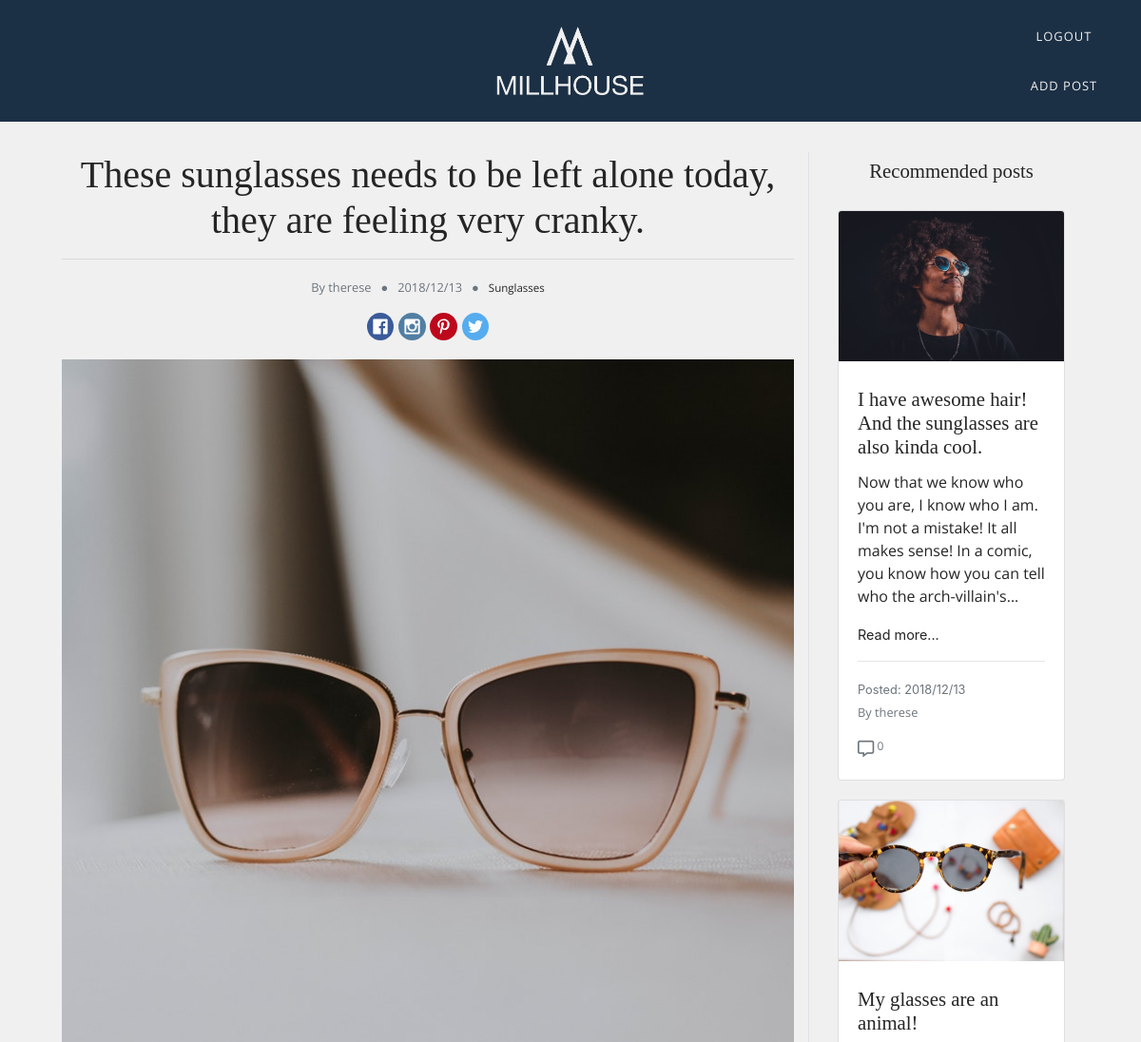
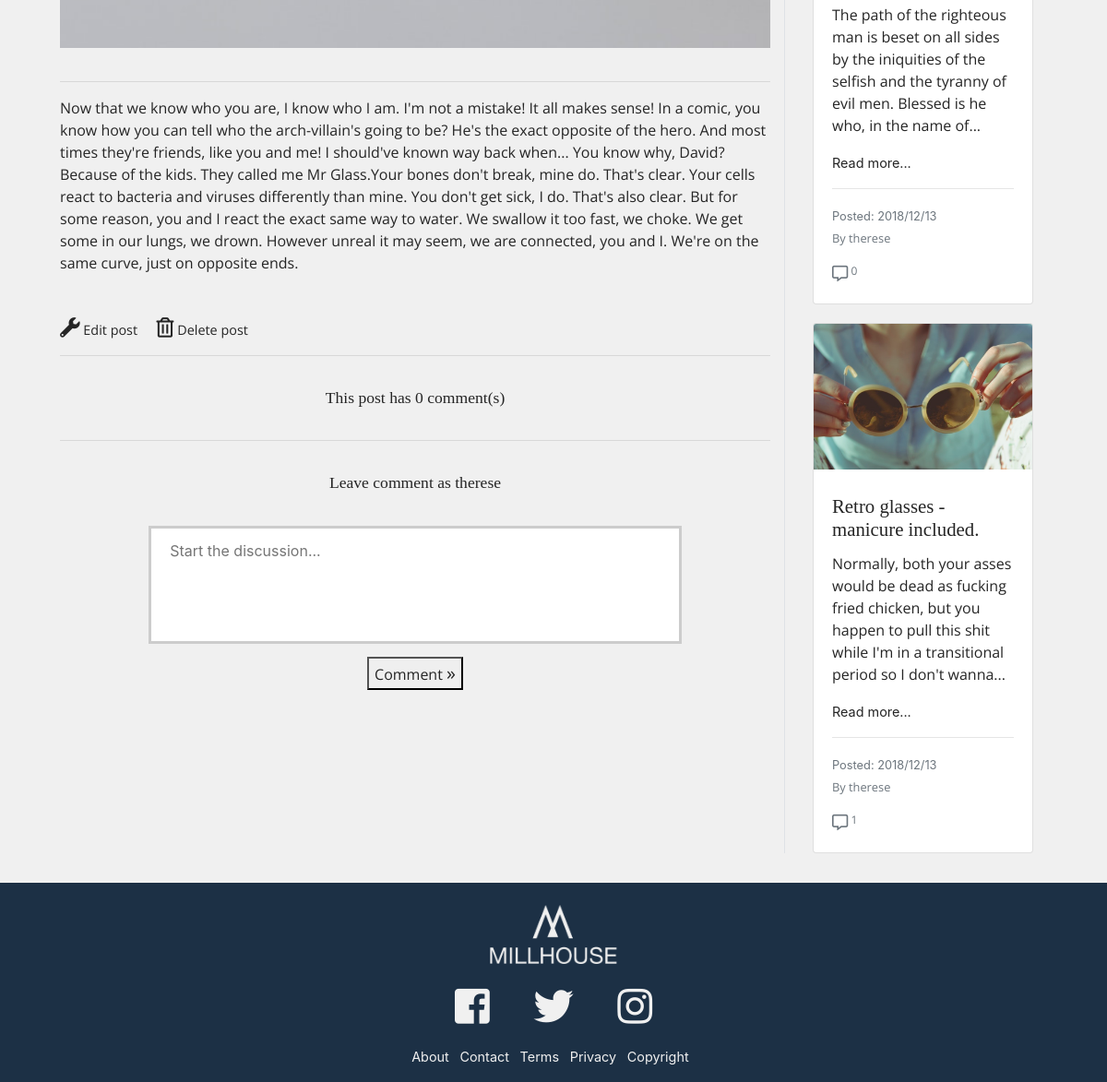
/views/single_post.php?post_id=51 (signed in), run on the app's committed database (2 pictures, top to bottom).
### tables this page shows
CREATE TABLE `posts` (
  `id` int(11) NOT NULL,
  `title` varchar(200) NOT NULL,
  `description` longtext NOT NULL,
  `created_by` varchar(100) NOT NULL,
  `image` varchar(200) NOT NULL,
  `category_id` int(11) NOT NULL,
  `post_date` varchar(100) NOT NULL
);

### classes/call.php (called while the page is built, shortened)
<?php
include 'db_con.php';
include 'Posts.php';
include 'Comments.php';
include 'Validation.php';
$posts = new Posts($pdo);
$comments = new Comments($pdo);
$val = new Validation($pdo);

### classes/Validation.php (called while the page is built, shortened)
<?php
class Validation
{
    private $pdo;
    function __construct($pdo)
    {
      $this->pdo = $pdo;
    }
    public function isAdmin()
    {
        if (isset($_SESSION['user_id']))
        {
            $statement = $this->pdo->prepare("SELECT id as admin_rights FROM users JOIN admin ON id = user_id");
            $statement->execute();
            $is_admin = $statement->fetch();
            if ($_SESSION["user_id"] == (int)$is_admin)
            {
                return true;
            }
        }
    }
    public function isLoggedIn()
    {
      if(isset($_SESSION['user_id']))
      {
         return true;
      }
    }
}

### classes/Posts.php (called while the page is built, shortened)
<?php
class Posts
{
    private $pdo;
    function __construct($pdo)
    {
      $this->pdo = $pdo;
    }
    public function getPostWithId($post_id)
    {
        $post_to_print = $this->pdo->prepare("SELECT * FROM posts WHERE id = :id");
        $post_to_print->execute(
            [
                ":id" => $post_id
            ]
        );
        return $post_to_print;
    }
    public function getRandomPosts($category)
    {
        $random_posts = $this->pdo->prepare("SELECT * FROM posts WHERE category_id = :category_id ORDER BY RAND() LIMIT 3");
        $random_posts->execute(
            [
                ":category_id" => $category
            ]
        );
        return $random_posts;
    }
    public function getPostCategory($category_id)
    {
        if ($category_id == 2)
        {
            return "sunglasses";
        }
    }
}

### classes/Comments.php (called while the page is built, shortened)
<?php
class Comments
{
    private $pdo;
    function __construct($pdo)
    {
      $this->pdo = $pdo;
    }
    public function getCommentsWithId($post_id)
    {
        $comments_to_print = $this->pdo->prepare("SELECT * FROM comments WHERE post_id = :post_id");
        $comments_to_print->execute(
            [
                ":post_id" => $post_id
            ]
        );
        return $comments_to_print;
    }
    public function countingComments($comments_to_print){
        if(!empty($comments_to_print)){
            $count=0;
            foreach($comments_to_print as $comment)
            {
                $count++;
            }
            return $count;
        }
    }
}

### includes/recommended_posts.php (the view)
<aside class="d-none d-md-block col-md-4 col-lg-3 border-left">
  <h3 class="text-center">Recommended posts</h3>
  <div class="card-deck">
    <?php
    $random_posts = $posts->getRandomPosts($category);
    foreach($random_posts as $rand) {
      $comments_to_print = $comments->getCommentsWithId($rand["id"]);
      $counter = $comments->countingComments($comments_to_print);
      ?>
      <div class="col-12">
        <div class="card">
          <a href="../views/single_post.php?post_id=<?=$rand["id"]?>">
            <img class="card-img-top" src="<?= $rand["image"]; ?>" alt="Card image cap">
          </a>
          <div class="card-body">
              <h3 class="card-title"> <?= $rand["title"]; ?> </h3>
              <?php $str = $rand["description"];
              if( strlen($str) > 150)
              {
              $str = explode( "\n", wordwrap($str, 150));
              $str = $str[0] . '...';
              }?>
            <p class="card-text"><?= $str; ?></p>
            <a href="../views/single_post.php?post_id=<?=$rand["id"]?>">Read more...</a>
            <hr>
            <small class="text-muted">
            <?= "Posted: " . $rand["post_date"] . "<br>"; ?>
            </small>
            <p class="card-text"><small class="text-muted">By <?= $post["created_by"]; ?></small></p>
            <a href="../views/single_post.php?post_id=<?=$rand["id"]?>#commentarea"><small class="text-muted"><i class="far fa-comment-alt d-inline"></i></small><p class="d-inline text-muted comment-number align-top"> <?= $counter; ?></p></a>
          </div>
        </div>
      </div>
    <?php } ?>
  </div>
</aside>

### includes/head.php (shortened to what this page needs)
<!doctype html>
<html lang="en">
  <head>
    <link rel="stylesheet" href="https://stackpath.bootstrapcdn.com/bootstrap/4.1.3/css/bootstrap.min.css">
    <link rel="stylesheet" href="https://use.fontawesome.com/releases/v5.5.0/css/all.css">
    <link rel="stylesheet" href="../css/style.css" type="text/css">
  </head>

### views/single_post.php (shortened to what this page needs)
<?php
include '../classes/call.php';
?>
<?php include '../includes/head.php'; ?>
<body>
<?php include '../includes/header.php'; ?>
<main class="container-fluid">
  <div class="row justify-content-center">
    <div class="col-12">
        <div class="row justify-content-center">
            <div class="col-12 col-md-8">
                <?php
                $post_id = $_GET["post_id"];
                $post_to_print = $posts->getPostWithId($post_id);
                foreach($post_to_print as $post){
                $category = $post["category_id"];  ?>
                <h1 class="text-center word-wrap"> <?= $post["title"]; ?> </h1>
                <hr>
                <div class="row text-center">
                    <div class="col-12">
                        <?php $category_name = $posts->getPostCategory($post["category_id"]) ?>
                        <p><small class="text-muted">By <?= $post["created_by"]; ?> &nbsp; &#9679; &nbsp; <?= $post["post_date"]; ?> &nbsp; &#9679; &nbsp; <a href="<?= $category_name . '.php'?> "> <?= ucfirst($category_name); ?> </a></small></p>
                    </div>
                    <div class="col-12 text-center">
                        <a href="#"><img class="d-inline social-media-logo" src="../images/CircleColor/Facebook.svg" alt="facebook-logo"></a>
                        <a href="#"><img class="d-inline social-media-logo" src="../images/CircleColor/Instagram.svg" alt="insta-logo"></a>
                        <a href="#"><img class="d-inline social-media-logo" src="../images/CircleColor/Pinterest.svg" alt="pinterest-logo"></a>
                        <a href="#"><img class="d-inline social-media-logo" src="../images/CircleColor/Twitter.svg" alt="twitter-logo"></a>
                    </div>
                </div>
                <div class="row justify-content-center">
                    <div class="col-12">
                        <img class="single-post-img" src="../images/<?= $post["image"]; ?>" alt="image not found">
                        <hr>
                        <p> <?= $post["description"]; ?> </p>
                        <?php if($val->isAdmin()){ ?>
                        <div class="margin-top">
                        <a class="margin-right" href="../views/edit_post.php?post_id=<?= $post_id ?>"><span><i class="fas fa-wrench"></i> Edit post</span></a>
                        <a href="../index.php?delete_post=<?= $post_id ?>"><span><i class="far fa-trash-alt"></i> Delete post</span></a>
                    </div>
                    <?php } ?>
                </div>
            </div>
                    <?php } ?>
           <hr>
                <?php
                $comments_to_print = $comments->getCommentsWithId($post_id);
                $counter = $comments->countingComments($comments_to_print); ?>
                <h4 class="text-center">This post has <?= $counter ?> comment(s)</h4>
              <hr>
              <form class="comment-form" id="commentarea" action="../includes/add_comment_sql.php" method="POST">
              <label for="comment-field"><h4>Leave comment as <?= $_SESSION["username"]; ?></h4></label>
              <textarea name="content" placeholder="Start the discussion..."></textarea><br />
              <button class="button-static"><span>Comment </span></button>
              </form>
            </div>
            <?php include '../includes/recommended_posts.php'; ?>
            </div>
        </div>
    </div>
</main>
<?php include '../includes/javascript_tag.php'; ?>
<?php include '../includes/footer.php'; ?>

### includes/header.php
<header>
  <div class="row header justify-content-end align-items-center mr-0 ml-0">
    <div class="header-logo">
      <a href="../index.php"><img src="../images/logo_light.png"  alt="Millhouse logo in white"></a>
    </div>
    <div class="header-buttons">
      <div>
        <?php if($val->isLoggedIn())
        {
            include 'logout_button.php';
        } ?>
      </div>
      <div>
        <?php if($val->isAdmin())
        {
            include 'add_post_button.php';
        } ?>
      </div>
    </div>
  </div>
</header>

### includes/logout_button.php
<button class="button"><a href="../includes/logout_sql.php"><span>Logout </span></a></button>

### includes/add_post_button.php
<button class="button"><a href="../views/add_post.php"><span>Add post </span></a></button>

### includes/javascript_tag.php (shortened to what this page needs)
<link href="https://cdnjs.cloudflare.com/ajax/libs/summernote/0.8.11/summernote-bs4.css" rel="stylesheet">

### includes/footer.php
<footer>
	<div class="container-fluid">
		<div class="row footer justify-content-center align-items-center mr-0 ml-0">
			<div class="footer-logo justify-content-center align-items-center">
				<img src="../images/logo_light.png" alt="Millhouse-Logo">
			</div>
		</div>
			<div class="row justify-content-center align-items-center mr-0 ml-0">
				<div class="footer-icons justify-content-center align-items-center">
					<a href="#"><i class="fab fa-facebook-square"></i></a>
					<a href="#"><i class="fab fa-twitter"></i></a>
					<a href="#"><i class="fab fa-instagram"></i></a>
				</div>
			</div>
			<div class="row justify-content-center align-items-center mr-0 ml-0">
				<div class="footer-links justify-content-center align-items-center pr-0 pl-0">
					<ul>
						<li><a href="#">About</a></li>
						<li><a href="#">Contact</a></li>
						<li><a href="#">Terms</a></li>
						<li><a href="#">Privacy</a></li>
						<li><a href="#">Copyright</a></li>
					</ul>
				</div>
			</div>
	</div>
</footer>
</body>
</html>

### css/style.css (style rules this page uses)
h1, h2, h3, h4, label { font-family: 'Merriweather', serif; color: #252525; }
h3 { margin-top: 0.5rem; font-size: 1.3rem; }
h4 { font-size: 1.1rem; margin: 2em 0; }
p, span { font-family: 'Open Sans', sans-serif; color: #252525; }
a { color: #252525; font-size: 0.9em; overflow-wrap: break-word; }
body { background-color: #F0F0F0; }
.margin-right { margin-right: 1rem; }
.margin-top { margin-top: 3rem; }
.ml-0 { margin-left: 0 !important; }
.mr-0 { margin-right: 0 !important; }
.pl-0 { padding-left: 0 !important; }
.pr-0 { padding-right: 0 !important; }
.header { background-color: #1C3045; height: 8em; }
.header-logo { position: absolute; display: block; left: 50%; transform: translate3d(-50%, 0, 0); }
.header-logo img { max-height: 5em; }
.header-buttons { margin-right: 1em; }
.button { display: inline-block; text-transform: uppercase; border-radius: 4px; background-color: transparent; border: none; color: #F0F0F0; text-align: center; font-size: .9em; letter-spacing: 1px; padding: 10px; width: 120px; transition: all 0.5s; cursor: pointer; margin: 5px; }
.button span { color: #F0F0F0; cursor: pointer; display: inline-block; position: relative; transition: 0.5s; }
.button span:after { content: '\00bb'; position: absolute; opacity: 0; top: 0; right: -20px; transition: 0.5s; margin-top: -8px; font-size: 20px; color: #F0F0F0; }
.button-static span:after { content: '\00bb'; font-size: 20px; color: #252525; }
.button-static { margin: .5rem 0; }
label { display: block; margin-bottom: 0; margin-top: .5rem; font-size: 1.1rem; }
.comment-form { text-align: center; }
.comment-form textarea { height: 8rem; width: 85%; margin: 0 auto; }
input[type=text], textarea, .input { width: 100%; padding: 12px 20px; margin: 8px 0; box-sizing: border-box; border: 3px solid #ccc; -webkit-transition: 0.5s; transition: 0.5s; resize: none; }
main { background-color: #F0F0F0; margin: 0 auto; padding: 2em 0; }
.card { margin: 20px 0px; }
.comment-number { font-size: 12px; }
.single-post-img { width: 100%; margin: 20px auto; }
i { font-size: 1.5em; }
.word-wrap { overflow-wrap: break-word; }
.social-media-logo { max-width: 2em; }
footer { background-color: #1C3045; }
.footer { height: 7em; }
.footer-logo { position: absolute; display: block; left: 50%; transform: translate3d(-50%, 0, 0); }
.footer-links ul { padding: 0 !important; }
.footer-logo img { max-height: 4em; }
.footer-icons i { font-size: 3em; color: #F0F0F0; margin: 0 0.5em 0.5em 0.5em; }
.footer-links li a { color: #F0F0F0; list-style: none; margin-right: 0.5em; }
.footer-links li { color: #F0F0F0; list-style: none; display: inline; }
@media screen and (min-width: 768px) { .comment-form textarea { width: 75%; } }

### data on the page
posts: title "These sunglasses needs to be left alone today, they are feeling very cranky.", created_by "therese", post_date "2018/12/13", category "Sunglasses", image (picture), description "Now that we know who you are, I know who I am. I'm not a mistake! It all makes sense! In a comic, you know how you can tell who the arch-villain's going to be? He's the exact opposite of the hero. And most times they're friends, like you and me! I should've known way back when... You know why, David? Because of the kids. They called me Mr Glass.Your bones don't break, mine do. That's clear. Your cells react to bacteria and viruses differently than mine. You don't get sick, I do. That's also clear. But for some reason, you and I react the exact same way to water. We swallow it too fast, we choke. We get some in our lungs, we drown. However unreal it may seem, we are connected, you and I.…"
posts: image (picture), title "I have awesome hair! And the sunglasses are also kinda cool.", description "Now that we know who you are, I know who I am. I'm not a mistake! It all makes sense! In a comic, you know how you can tell who the arch-villain's...", post_date "2018/12/13", counter "0"
posts: image (picture), title "My glasses are an animal!", description "The path of the righteous man is beset on all sides by the iniquities of the selfish and the tyranny of evil men. Blessed is he who, in the name of...", post_date "2018/12/13", counter "0"
posts: image (picture), title "Retro glasses - manicure included.", description "Normally, both your asses would be dead as fucking fried chicken, but you happen to pull this shit while I'm in a transitional period so I don't wanna...", post_date "2018/12/13", counter "1"

### other printed values
$counter "0"
$_SESSION["username"] "therese"
